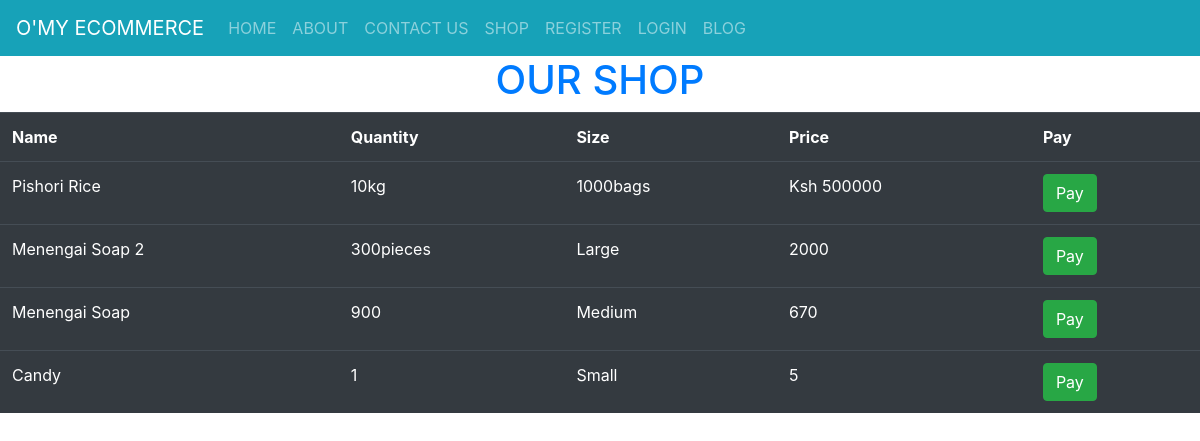
The app's page /shop/ with its own data.
### morningDjangoHtmlFormsProject/models.py (models this page shows)
class Product(models.Model):
    name = models.CharField(max_length=30, blank=False, null=False)
    qtty = models.CharField(max_length=30, blank=False, null=False)
    size = models.CharField(max_length=25, blank=False, null=False)
    price = models.CharField(max_length=20, blank=False, null=False)

### morningDjangoHtmlFormsProject/views.py (the view)
# urls.py: path('shop/', user_views.shop, name='shop'),
def shop(request):
    all_products = Product.objects.all()
    context = {"all_products": all_products}
    return render(request, 'shop.html', context)

### templates/shop.html
{% extends 'master.html' %}
{% load static %}
{% block content %}
    <div>
        <h1 class="text-primary text-center">OUR SHOP</h1>
        <table class="table table-dark table-hover">
            <tr>
                <th>Name</th>
                <th>Quantity</th>
                <th>Size</th>
                <th>Price</th>
                <th>Pay</th>
            </tr>
            {% for product in all_products %}
                <tr>
                    <td>{{ product.name }}</td>
                    <td>{{ product.qtty }}</td>
                    <td>{{ product.size }}</td>
                    <td>{{ product.price }}</td>
                    <td><a class="btn btn-success" href="/pay/{{ product.id }}">Pay</a></td>
                </tr>
            {% endfor %}
        </table>
    </div>
{% endblock %}

### templates/master.html (shortened to what this page needs)
<!DOCTYPE html>
<html lang="en">
<head>
    {% load static %}
    {% load crispy_forms_tags %}
    <link rel="stylesheet" href="{% static 'bootstrap/css/bootstrap.css' %}">
    <link rel="stylesheet" href="{% static 'bootstrap/css/styles.css' %}">
</head>
<body>
<section>
    <nav class="navbar navbar-expand-md bg-info navbar-dark">
        <a class="navbar-brand" href="{% url 'home-page' %}">O'MY ECOMMERCE</a>
        <div class="collapse navbar-collapse" id="collapsibleNavbar">
            <ul class="navbar-nav">
                <li class="nav-item">
                    <a class="nav-link" href="{% url 'home-page' %}">HOME</a>
                </li>
                <li class="nav-item">
                    <a class="nav-link" href="#">ABOUT</a>
                </li>
                <li class="nav-item">
                    <a class="nav-link" href="#">CONTACT US</a>
                </li>
                <li class="nav-item">
                    <a class="nav-link" href="{% url 'shop' %}">SHOP</a>
                </li>
                {% if user.is_authenticated %}
                    <li class="nav-item">
                        <a class="nav-link" href="{% url 'all-products' %}">PRODUCTS</a>
                    </li>
                    <li class="nav-item">
                        <a class="nav-link" href="{% url 'add-product-page' %}">ADD PRODUCT</a>
                    </li>
                    <li class="nav-item">
                        <a class="nav-link" href="{% url 'user-logout' %}">LOGOUT</a>
                    </li>
                {% else %}
                    <li class="nav-item">
                        <a class="nav-link" href="{% url 'user-registration' %}">REGISTER</a>
                    </li>
                    <li class="nav-item">
                        <a class="nav-link" href="{% url 'user-login' %}">LOGIN</a>
                    </li>
                {% endif %}
                <li class="nav-item">
                    <a class="nav-link" href="#">BLOG</a>
                </li>
            </ul>
        </div>
    </nav>
</section>
<section>
    {% block content %}
    {% endblock %}
</section>
</body>
</html>

### records on screen
Product: name "Pishori Rice", qtty "10kg", size "1000bags", price "Ksh 500000"
Product: name "Menengai Soap 2", qtty "300pieces", size "Large", price "2000"
Product: name "Menengai Soap", qtty "900", size "Medium", price "670"
Product: name "Candy", qtty "1", size "Small", price "5"
